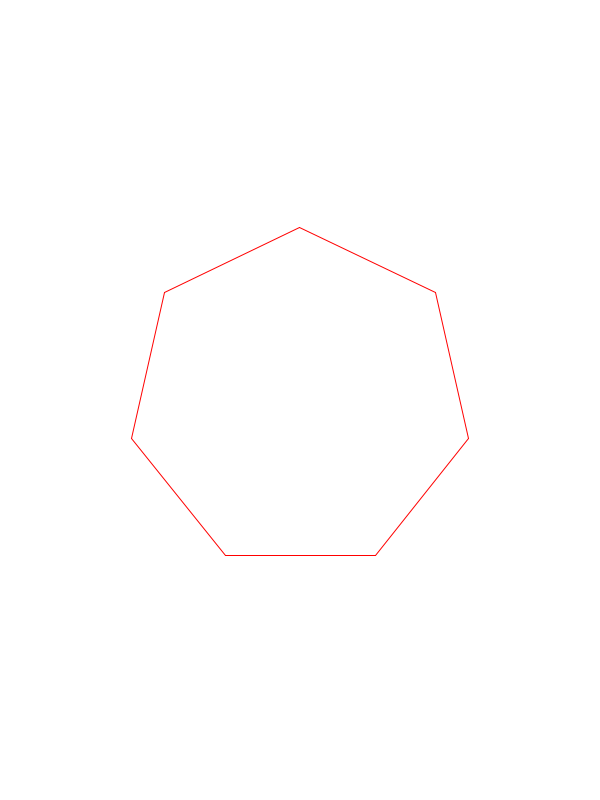
Frame 1 (no input)
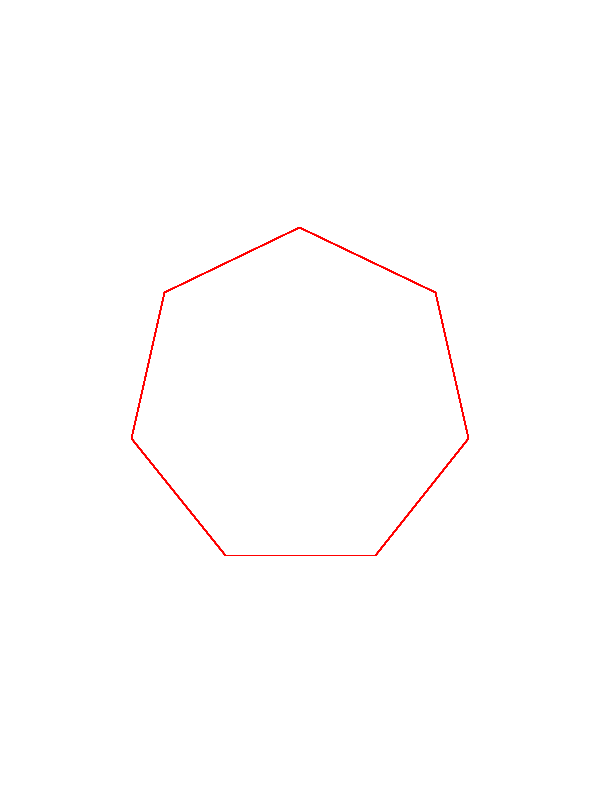
Frame 60 (the mouse pressed at the canvas centre just before this capture)
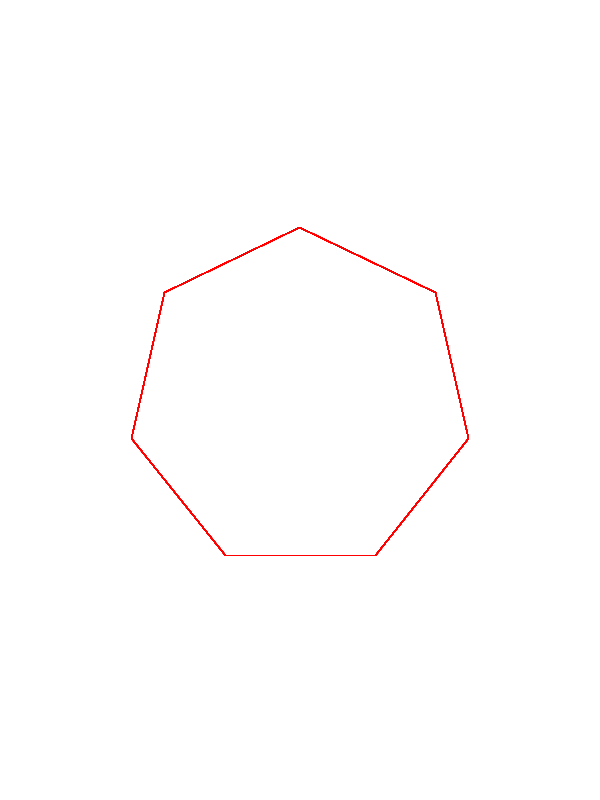
Frame 120 (the mouse held since frame 60 and released just before this capture)

The Processing sketch that drew these frames (run headless with seeded random() and noise(); from frame 60 on, the mouse is pressed at the canvas centre):

// Processing sketch: Polygons3_The_one_that_works
// ── Polygons3_The_one_that_works.pde
void setup() {
  size(600, 800);
  background(255);
}

void draw() {
  //Sets 0,0 to the center of the canvas because I like it like that. You can change it if you want, it makes very little difference
  translate(width/2, height/2);
  stroke(255,0,0);
  polygon(7, 150, 0, 0, "CENTER"); //perameters are the number of sides, the length of the sides, the x position, the y position and the polyMode
  //rotate(radians());
}

void polygon(int sides, int len, int polyX, int polyY, String polyMode) {
  pushMatrix();
  //Finding the exterior angle for the regular polygon
  float tdeg = 360/float(sides);
  //Setting the position of the polygon
  translate(polyX, polyY);
  
  //Just does stuff that took me ages to work out and it's basically rectMode but for the polygon
  if (polyMode == "VERTEX") {
    translate(0,0);
  }
  if (polyMode == "CENTER") {
   float midRad = (len/2)*(tan(radians((180-tdeg)/2))); 
   translate(len/2, midRad);
  }
  
  //Actually drawing it
  line(0, 0, -len, 0);
  for (int i = sides-1; i > 0; i--) {
    translate(-len, 0);
    rotate(radians(tdeg));
    line(0, 0, -len, 0);
  }
  popMatrix();
}
